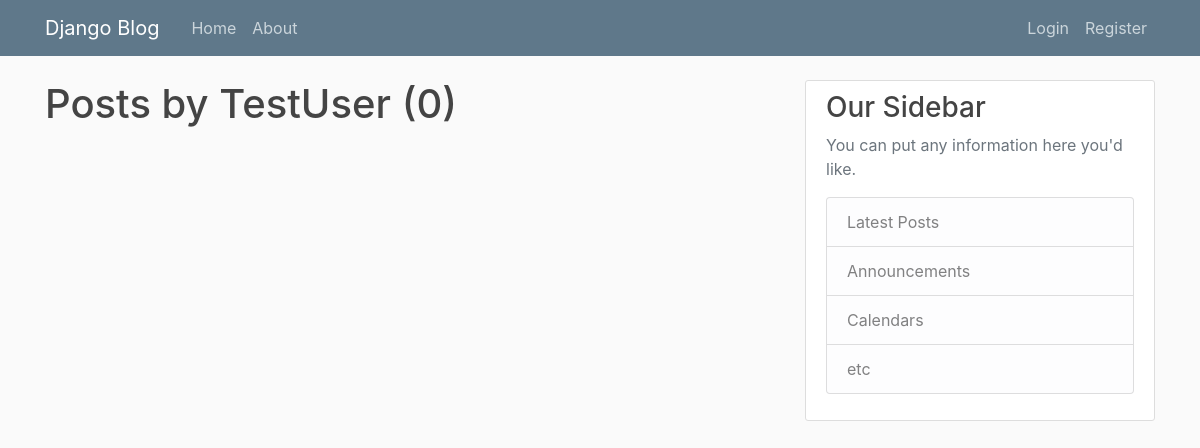
Page /user/TestUser on the earlier database version.
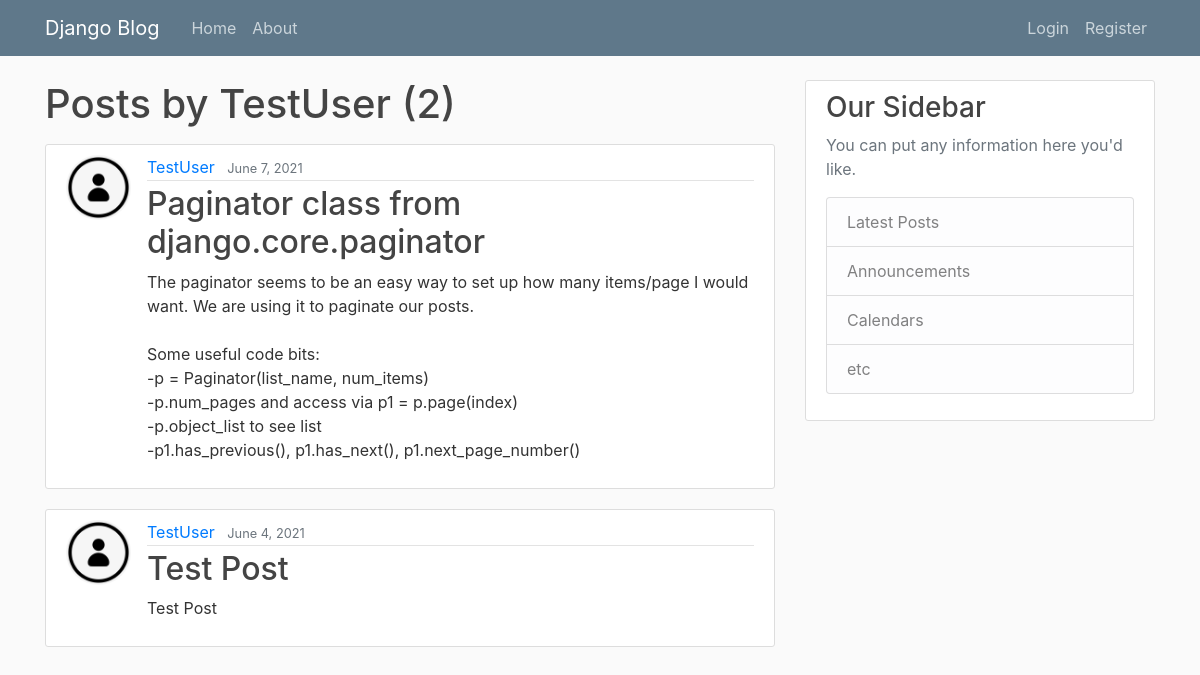
Same page on the later database version.
### blog/models.py (models this page shows, shortened)
class Post(models.Model):
    title = models.CharField(max_length=100)
    content = models.TextField()
    date_posted = models.DateTimeField(default=timezone.now)
    author = models.ForeignKey(User, on_delete=models.CASCADE) #delete posts if user deleted

### users/models.py (models this page shows, shortened)
class Profile(models.Model):
    user = models.OneToOneField(User, on_delete=models.CASCADE)
    image = models.ImageField(default='default.jpg', upload_to='profile_pics')

### blog/views.py (the view)
# urls.py: path('user/<str:username>', UserPostListView.as_view(), name='user-posts'),
class UserPostListView(ListView):
    model = Post
    template_name = 'blog/user_posts.html'
    context_object_name = 'posts'
    paginate_by = 5
    def get_queryset(self):
        user = get_object_or_404(User, username=self.kwargs.get('username'))
        return Post.objects.filter(author=user).order_by('-date_posted')

### blog/templates/blog/user_posts.html (shortened to what this page needs)
{% extends "blog/base.html" %}
{% block content %}
  <h1 class="mb-3"> Posts by {{ view.kwargs.username }} ({{ page_obj.paginator.count }})</h1>
  {% for post in posts %}
    <article class="media content-section">
      <img class ="rounded-circle article-img" src="{{ post.author.profile.image.url }}">
      <div class="media-body">
        <div class="article-metadata">
          <a class="mr-2" href="{% url 'user-posts' post.author.username %}">{{ post.author }}</a>
          <small class="text-muted">{{ post.date_posted|date:"F j, Y" }}</small>
        </div>
        <h2><a class="article-title" href="{% url 'post-detail' post.id %}">{{ post.title }}</a></h2>
        <p class="article-content">{{ post.content }}</p>
      </div>
    </article>
  {% endfor %}
{% endblock content %}

### blog/templates/blog/base.html (shortened to what this page needs)
{% load static %}
<!DOCTYPE html>
<html>
  <head>
    <link rel="stylesheet" href="https://maxcdn.bootstrapcdn.com/bootstrap/4.0.0/css/bootstrap.min.css">
    <link rel="stylesheet" type="text/css" href="{% static 'blog/main.css' %}">
  </head>
  <body>
    <header class="site-header">
        <nav class="navbar navbar-expand-md navbar-dark bg-steel fixed-top">
            <div class="container">
            <a class="navbar-brand mr-4" href="/">Django Blog</a>
            <div class="collapse navbar-collapse" id="navbarToggle">
                <div class="navbar-nav mr-auto">
                  <a class="nav-item nav-link" href="{% url 'blog-home' %}">Home</a>
                  <a class="nav-item nav-link" href="{% url 'blog-about' %}">About</a>
                </div>
                <div class="navbar-nav">
                  {% if user.is_authenticated %}
                    <a class="nav-item nav-link" href="{% url 'post-create' %}">New Post</a>
                    <a class="nav-item nav-link" href="{% url 'profile' %}">Profile</a>
                    <a class="nav-item nav-link" href="{% url 'logout' %}">Logout</a>
                  {% else %}
                    <a class="nav-item nav-link" href="{% url 'login' %}">Login</a>
                    <a class="nav-item nav-link" href="{% url 'register' %}">Register</a>
                  {% endif %}
                </div>
            </div>
            </div>
        </nav>
    </header>
    <main role="main" class="container">
    <div class="row">
        <div class="col-md-8">
        {% block content %}{% endblock %}
        </div>
            <div class="col-md-4">
                <div class="content-section">
                    <h3>Our Sidebar</h3>
                    <p class='text-muted'>You can put any information here you'd like.
                        <ul class="list-group">
                            <li class="list-group-item list-group-item-light">Latest Posts</li>
                            <li class="list-group-item list-group-item-light">Announcements</li>
                            <li class="list-group-item list-group-item-light">Calendars</li>
                            <li class="list-group-item list-group-item-light">etc</li>
                        </ul>
                    </p>
                </div>
            </div>
        </div>
    </main>
  </body>
</html>

### blog/static/blog/main.css (style rules this page uses)
body { background: #fafafa; color: #333333; margin-top: 5rem; }
h1, h2, h3, h4, h5, h6 { color: #444444; }
ul { margin: 0; }
.bg-steel { background-color: #5f788a; }
.site-header .navbar-nav .nav-link { color: #cbd5db; }
.content-section { background: #ffffff; padding: 10px 20px; border: 1px solid #dddddd; border-radius: 3px; margin-bottom: 20px; }
.article-title { color: #444444; }
.article-content { white-space: pre-line; }
.article-img { height: 65px; width: 65px; margin-right: 16px; }
.article-metadata { padding-bottom: 1px; margin-bottom: 4px; border-bottom: 1px solid #e3e3e3 }

Differences in the rows shown:
added Post: author.profile.image (placeholder picture), author "TestUser", date_posted "June 7, 2021", title "Paginator class from django.core.paginator", content "The paginator seems to be an easy way to set up how many items/page I would want. We are using it to paginate our posts. Some useful code bits: -p = Paginator(list_name, num_items) -p.num_pages and access via p1 = p.page(index) -p.object_list to see list -p1.has_previous(), p1.has_next(), p1.next_page_number()"
added Post: author.profile.image (placeholder picture), author "TestUser", date_posted "June 4, 2021", title "Test Post", content "Test Post"
Other differences:
{{ page_obj.paginator.count }}: "0" → "2"
